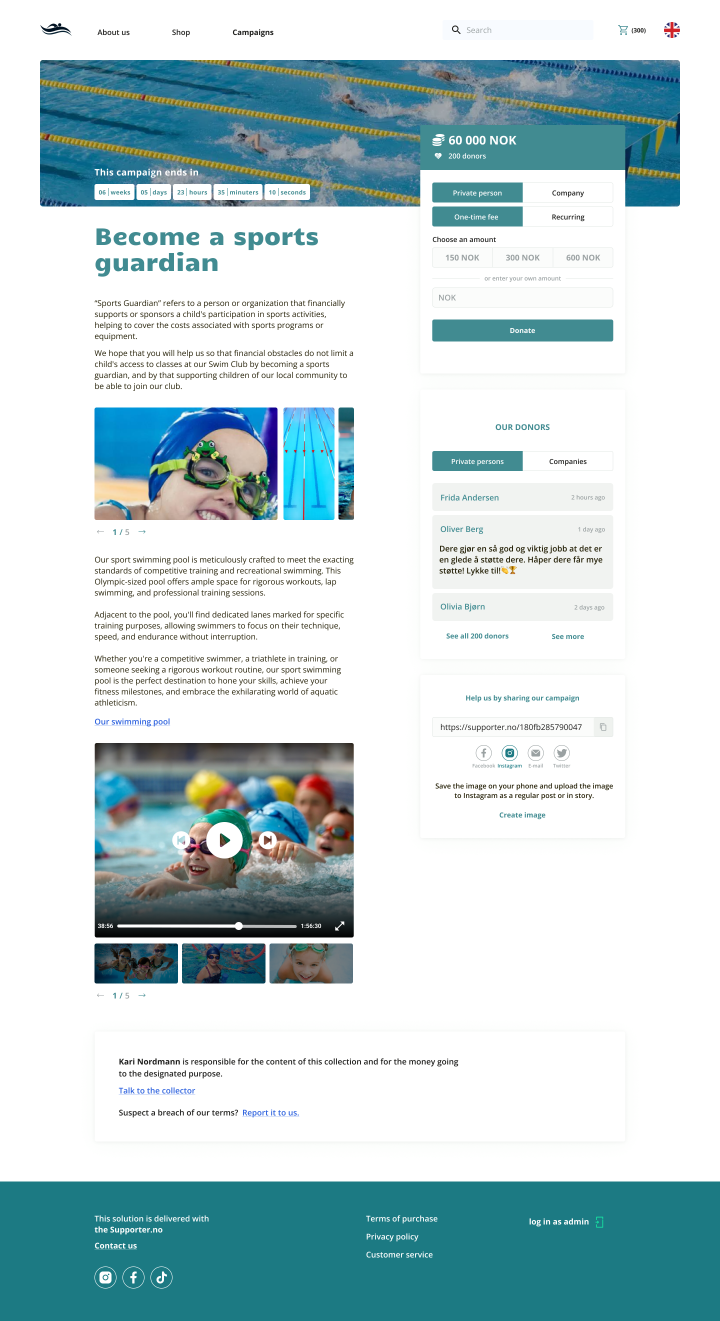
#> input picture tools/sport-guardian/figma/2x/campaign-page.png, 2880 x 5282 px (shown at 1/4 size)
$ python tablet_frames.py
#> lines starting #> are read from the running program, lines starting #| are printed output that depends on the picture
"""Frames for the tablet on the Sport Guardian first screen: the donor flow, 1440 x 900 each.

Sources (her Figma file My-projects-new, YlGWlsWWjKSCxhONMzGG2F, exported 2026-10-13):
  figma/2x/campaign-page.png   view_idrettsfader_doner 3:72548 at 2x
  figma/1x/modal-payment-method.png  view_idrettsfader_doner 3:71652 (page header behind the card)
  figma/2x/card-*.png          card_payment method 3:75350, card_pay by credit card 3:75437,
                               card_ congratulations 3:75581, at 2x
The selected states of the widget (Recurring, 600 NOK) are redrawn in Open Sans over the export.
Retired 2026-10-13 (the flow now plays on a phone, mobile_frames.py); kept for the record.
Run: python tablet_frames.py -> ../../assets/work/sport-guardian/flow-1..6.webp
(flow-1..3: the page body, 1440 x 2521; flow-4..6: the payment cards over the page, 1440 x 900)
"""
import os
from PIL import Image, ImageDraw, ImageFont, ImageFilter
HERE = os.path.dirname(os.path.abspath(__file__)); F = os.path.join(HERE, 'figma')
OUT = os.path.join(HERE, '..', '..', 'assets', 'work', 'sport-guardian'); os.makedirs(OUT, exist_ok=True)
TEAL = (65, 139, 145); LINE = (218, 222, 221)
REG = os.path.join(HERE, 'fonts', 'OpenSans-Regular.ttf'); BOLD = os.path.join(HERE, 'fonts', 'OpenSans-Bold.ttf')

def text_c(d, box, s, font, fill):
    b = d.textbbox((0, 0), s, font=font); x = (box[0]+box[2]-(b[2]-b[0]))/2-b[0]; y = (box[1]+box[3]-(b[3]-b[1]))/2-b[1]
    d.text((x, y), s, font=font, fill=fill)

def chip(d, box, s, on, font, r=6, corners=None):
    d.rounded_rectangle(box, r, fill=TEAL if on else (255, 255, 255), outline=TEAL if on else LINE, width=2, corners=corners)
    text_c(d, box, s, font, (255, 255, 255) if on else (18, 18, 18))

def save(im, n): im.convert('RGB').save(os.path.join(OUT, f'flow-{n}.webp'), quality=88)

# the campaign page frames are the whole page (1440 x 2521 under the fixed 120 px header, screen-campaign-head.webp),
# so the page can scroll before the taps
page = Image.open(os.path.join(F, '2x', 'campaign-page.png')).convert('RGB')
body = lambda im: im.resize((1440, 2641), Image.LANCZOS).crop((0, 120, 1440, 2641))
save(body(page), 1)
#> in save, `def save(im, n): im.convert('RGB').save(os.path.join(OUT, f'flow-{n}.w..`:
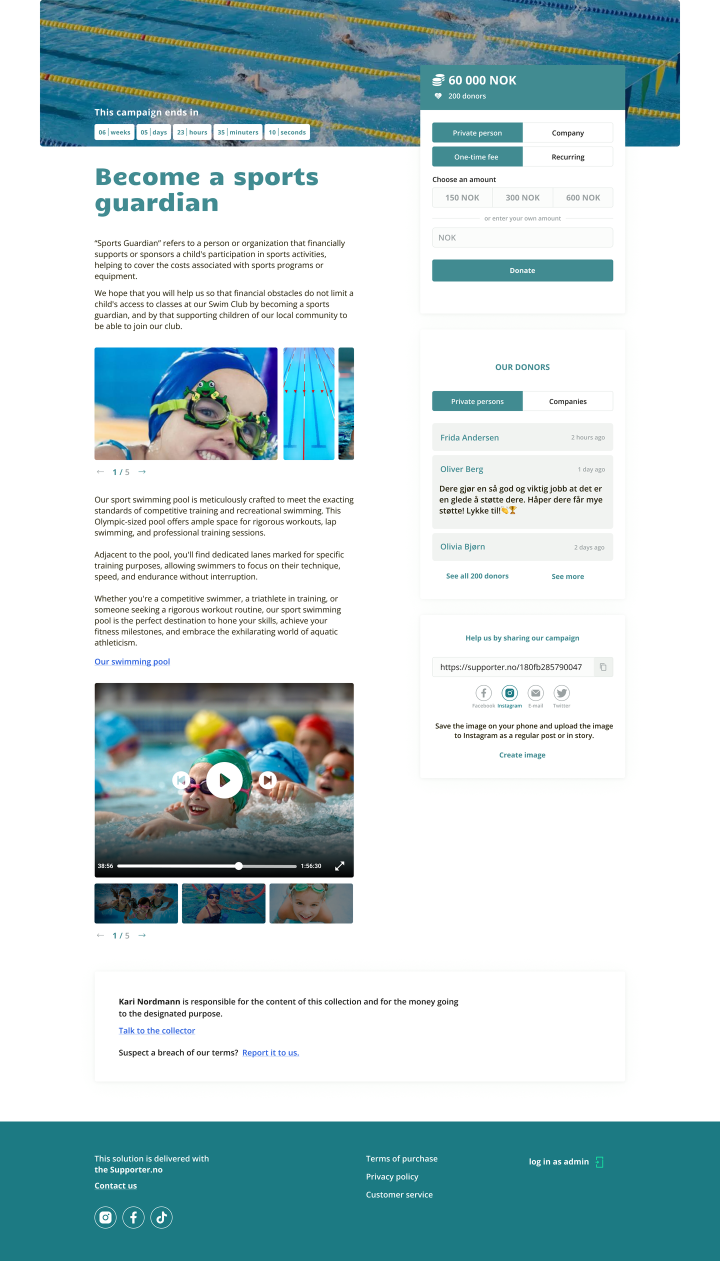
#> saved as flow-1.webp: PIL image 1440x2521 RGB (shown at 1/2 size); mean R, G, B 191.5, 210.8, 213.8
f = ImageFont.truetype(REG, 30); fb = ImageFont.truetype(BOLD, 31)
p2 = page.copy(); d = ImageDraw.Draw(p2)
chip(d, (1729, 826, 2091, 905), 'One-time fee', False, f, corners=(True, False, False, True))
chip(d, (2091, 826, 2453, 905), 'Recurring', True, f, corners=(False, True, True, False))
save(body(p2), 2)
#> call 2 of save, with n = 2
#> in save (call 2), `def save(im, n): im.convert('RGB').save(os.path.join(OUT, f'flow-{n}.w..`:
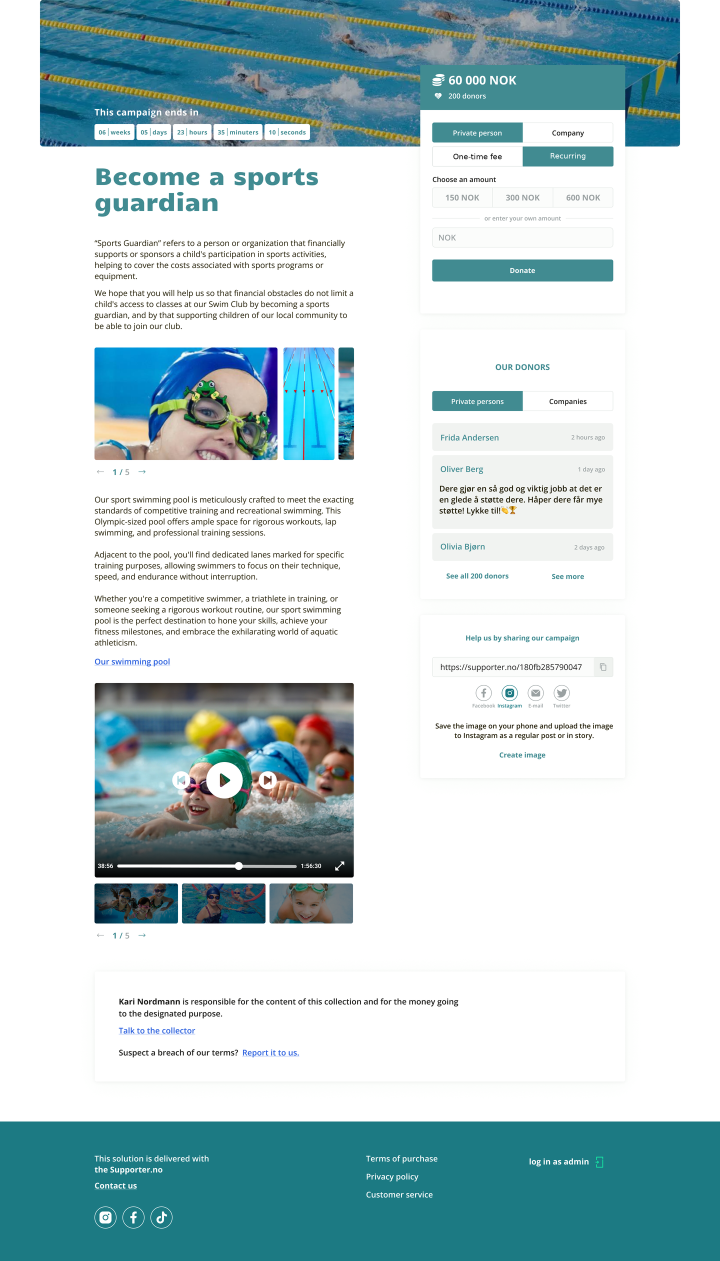
#> saved as flow-2.webp: PIL image 1440x2521 RGB (shown at 1/2 size); mean R, G, B 191.5, 210.8, 213.8
p3 = p2.copy(); d = ImageDraw.Draw(p3)
chip(d, (2213, 990, 2453, 1069), '600 NOK', True, fb, corners=(False, True, True, False))
save(body(p3), 3)
#> call 3 of save, with n = 3
#> in save (call 3), `def save(im, n): im.convert('RGB').save(os.path.join(OUT, f'flow-{n}.w..`:
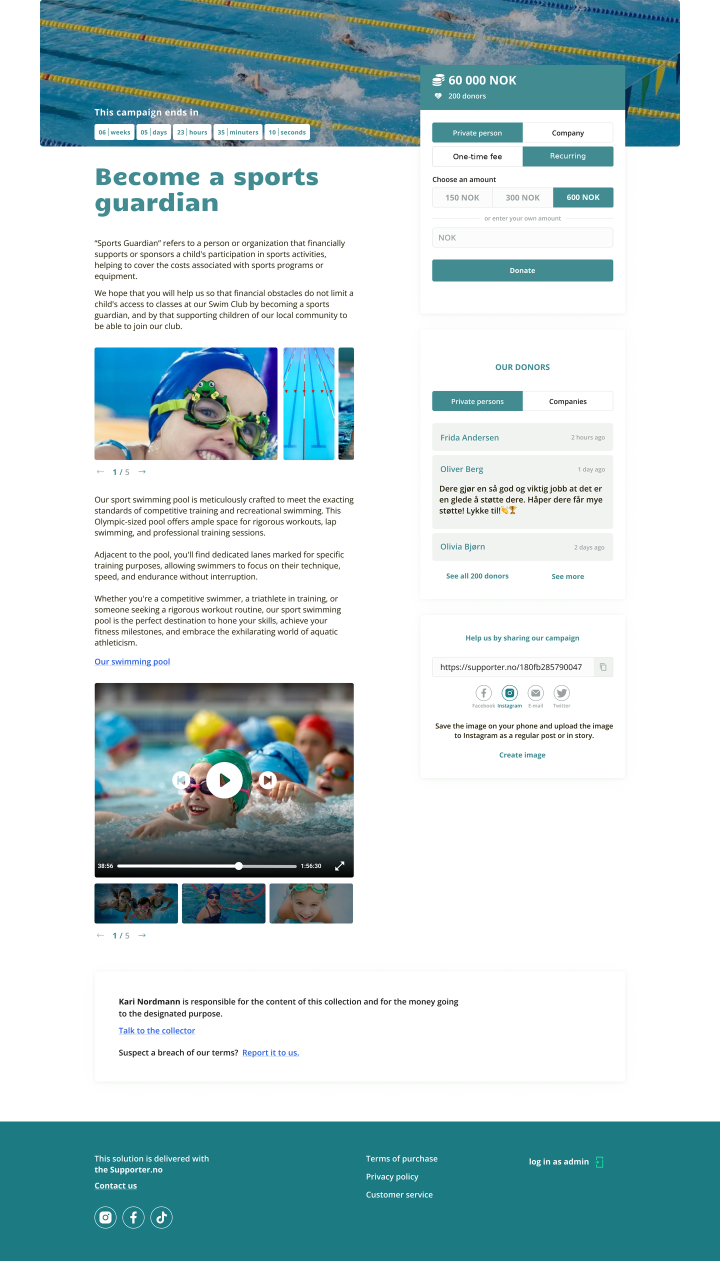
#> saved as flow-3.webp: PIL image 1440x2521 RGB (shown at 1/2 size); mean R, G, B 191.3, 210.7, 213.6

base = Image.open(os.path.join(F, '1x', 'modal-payment-method.png')).convert('RGB')
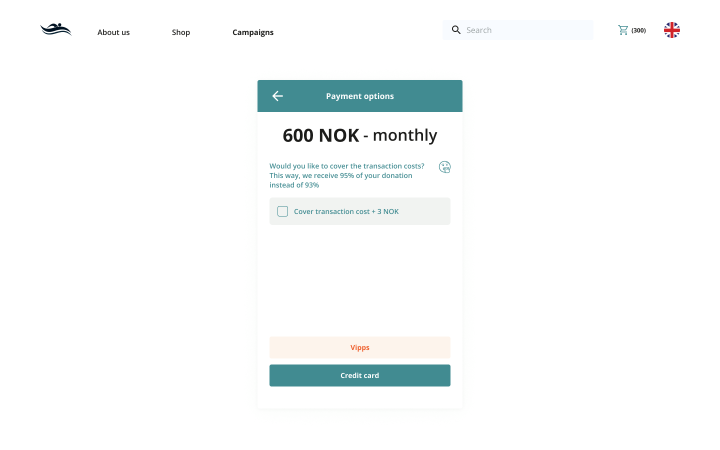
#> input picture tools/sport-guardian/figma/1x/modal-payment-method.png, 1440 x 900 px (shown at 1/2 size)
ImageDraw.Draw(base).rectangle((470, 125, 970, 870), fill=(255, 255, 255))
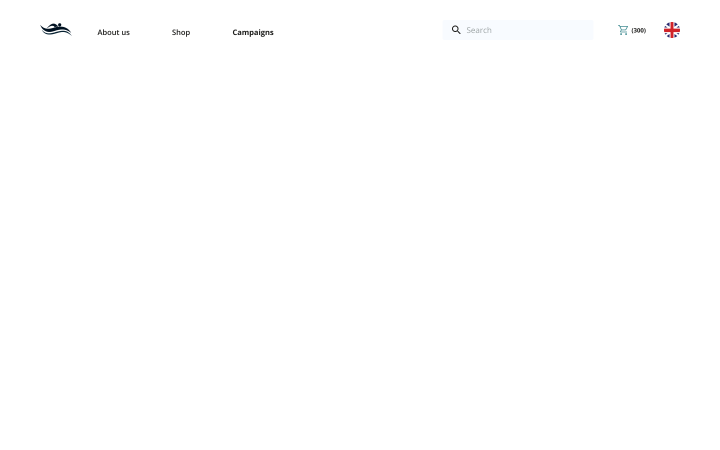
#> base: PIL image 1440x900 RGB (shown at 1/2 size); mean R, G, B 254.6, 254.6, 254.6
for n, card in [(4, 'card-payment-method'), (5, 'card-credit-card'), (6, 'card-congrats')]:
    # the export has a 90 px black margin (the shadow area): keep the card itself, 820 x 1304 at 2x
#> (the run stopped early here; a loop or call above may not have finished)
